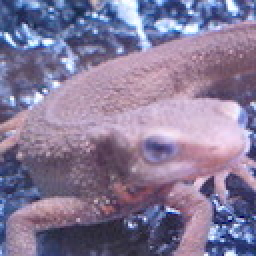
//> input picture assets/imori.jpg, 128 x 128 px (shown 2 times larger)
$ ./real_time_adaptive_contrast_test   (built with g++ and OpenCV 4)
//> lines starting //> are read from the running program, lines starting //| are printed output that depends on the picture
### cpp/advanced/image_enhancement/real_time_adaptive_contrast.hpp
#ifndef REAL_TIME_ADAPTIVE_CONTRAST_HPP
#define REAL_TIME_ADAPTIVE_CONTRAST_HPP

#include <opencv2/opencv.hpp>

namespace ip101 {
namespace advanced {

/**
 * @brief 实时自适应对比度增强算法实现
 * @param src 输入图像
 * @param dst 输出图像
 * @param window_size 局部窗口大小
 * @param clip_limit 对比度限制阈值
 */
void real_time_adaptive_contrast(const cv::Mat& src, cv::Mat& dst,
                               int window_size = 7, double clip_limit = 2.0);

} // namespace advanced
} // namespace ip101

#endif // REAL_TIME_ADAPTIVE_CONTRAST_HPP

### cpp/advanced/image_enhancement/real_time_adaptive_contrast.cpp
#include <advanced/enhancement/real_time_adaptive_contrast.hpp>
#include <cmath>
#include <omp.h>

namespace ip101 {
namespace advanced {

void real_time_adaptive_contrast(const cv::Mat& src, cv::Mat& dst,
                               int window_size, double clip_limit) {
    CV_Assert(!src.empty());

    // 转换到浮点型
    cv::Mat float_src;
    src.convertTo(float_src, CV_32F);

    // 计算局部均值和标准差
    cv::Mat mean, stddev;
    cv::boxFilter(float_src, mean, CV_32F, cv::Size(window_size, window_size),
                 cv::Point(-1,-1), true, cv::BORDER_REFLECT);

    cv::Mat src_squared;
    cv::multiply(float_src, float_src, src_squared);
    cv::Mat mean_squared;
    cv::boxFilter(src_squared, mean_squared, CV_32F, cv::Size(window_size, window_size),
                 cv::Point(-1,-1), true, cv::BORDER_REFLECT);

    cv::Mat variance = mean_squared - mean.mul(mean);
    cv::sqrt(cv::max(variance, 0), stddev);

    // 计算自适应增益
    cv::Mat gain = 1.0 + clip_limit * (stddev / (mean + 1e-6));

    // 应用增益
    cv::Mat result = float_src.mul(gain);

    // 使用OpenMP加速处理
    #pragma omp parallel for
    for(int i = 0; i < result.rows; i++) {
        for(int j = 0; j < result.cols; j++) {
            cv::Vec3f& pixel = result.at<cv::Vec3f>(i, j);
            pixel[0] = cv::saturate_cast<uchar>(pixel[0]);
            pixel[1] = cv::saturate_cast<uchar>(pixel[1]);
            pixel[2] = cv::saturate_cast<uchar>(pixel[2]);
        }
    }

    // 转换回8位图像
    result.convertTo(dst, CV_8UC3);
}

} // namespace advanced
} // namespace ip101

### examples/advanced/real_time_adaptive_contrast_test.cpp
#include <opencv2/opencv.hpp>
#include <iostream>
#include <vector>
#include <chrono>
#include <iomanip>
#include <filesystem>
#include "advanced/enhancement/real_time_adaptive_contrast.hpp"

using namespace cv;
using namespace std;

// Create output directories
void create_output_directories() {
    filesystem::create_directories("output/real_time_adaptive_contrast");
}

// Performance test
void performance_test(const Mat& src) {
    cout << "\n--- Performance Test ---" << endl;

    Mat dst;
    int iterations = 10;

    // Test IP101 algorithm performance
    auto start = chrono::high_resolution_clock::now();
    for (int i = 0; i < iterations; i++) {
        ip101::advanced::real_time_adaptive_contrast(src, dst, 7, 2.0);
    }
    auto end = chrono::high_resolution_clock::now();
    auto duration = chrono::duration_cast<chrono::microseconds>(end - start);

    double avg_time = duration.count() / (double)iterations;
    double fps = 1000000.0 / avg_time;

    cout << "IP101 Real-time Adaptive Contrast - Average time: " << fixed << setprecision(2)
         << avg_time / 1000.0 << " ms, FPS: " << fps << endl;

    // Test OpenCV CLAHE algorithm performance
    Mat opencv_result;
    Ptr<CLAHE> clahe = createCLAHE(2.0, Size(7, 7));
    start = chrono::high_resolution_clock::now();
    for (int i = 0; i < iterations; i++) {
        clahe->apply(src, opencv_result);
    }
    end = chrono::high_resolution_clock::now();
    duration = chrono::duration_cast<chrono::microseconds>(end - start);

    avg_time = duration.count() / (double)iterations;
    fps = 1000000.0 / avg_time;

    cout << "OpenCV CLAHE - Average time: " << fixed << setprecision(2)
         << avg_time / 1000.0 << " ms, FPS: " << fps << endl;
}

// Parameter effect test
// [155 lines left out: functions parameter_effect_test, visualization_test, special_scenario_test, quality_assessment, not called in this run]

int main(int argc, char** argv) {
    cout << "=== Real-time Adaptive Contrast Algorithm Test ===" << endl;

    // Create output directory
    create_output_directories();

    string image_path = (argc > 1) ? argv[1] : "assets/imori.jpg";
    Mat src = imread(image_path);
//> src is the input picture: 128 rows x 128 cols, CV_8UC3; mean B, G, R 152.8, 121.8, 134.1
    if (src.empty()) {
        cerr << "Error: Cannot load image " << image_path << endl;
        return -1;
    }

    cout << "Image size: " << src.cols << "x" << src.rows << endl;
//| Image size: 128x128

    // Execute various tests
    performance_test(src);
//> the loop in performance_test, `for (int i = 0; i < iterations; i++)` made 10 passes
//> pass 1, in real_time_adaptive_contrast, `cv::boxFilter(float_src, mean, CV_32F, cv::Size(window_size, window_si..`:
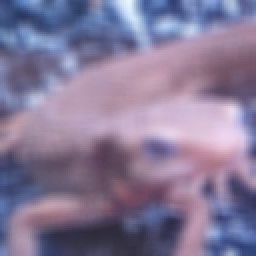
//> mean: 128 rows x 128 cols, CV_32FC3 (shown 2 times larger); mean B, G, R 152.8, 121.8, 134.1
//> pass 1, in real_time_adaptive_contrast, `cv::multiply(float_src, float_src, src_squared);`:
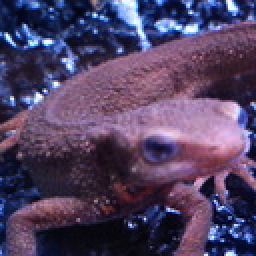
//> src_squared: 128 rows x 128 cols, CV_32FC3 (shown 2 times larger); mean B, G, R 25427, 17006, 20936.3; drawn with min black and max white
//> pass 1, in real_time_adaptive_contrast, `cv::boxFilter(src_squared, mean_squared, CV_32F, cv::Size(window_size,..`:
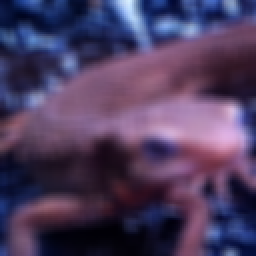
//> mean_squared: 128 rows x 128 cols, CV_32FC3 (shown 2 times larger); mean B, G, R 25427, 17006, 20936.2; drawn with min black and max white
//> after the loop in performance_test, `for (int i = 0; i < iterations; i++)`:
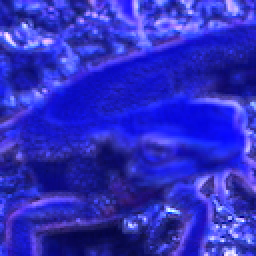
//> dst: 128 rows x 128 cols, CV_8UC3 (shown 2 times larger); mean B, G, R 190.9, 45.6, 46.5
//> (the run ends here: the program stops with an error, at `clahe->apply(src, opencv_result);`)

$ run again, with assets/1.jpg copied over assets/imori.jpg
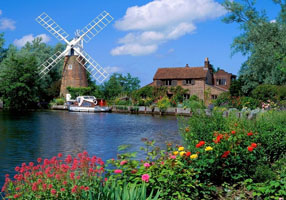
//> input picture assets/1.jpg, 286 x 200 px
//> src is the input picture: 200 rows x 286 cols, CV_8UC3; mean B, G, R 112.6, 108.2, 82.1
//| Image size: 286x200
//> the loop in performance_test, `for (int i = 0; i < iterations; i++)` made 10 passes
//> pass 1, in real_time_adaptive_contrast, `cv::boxFilter(src_squared, mean_squared, CV_32F, cv::Size(window_size,..`:
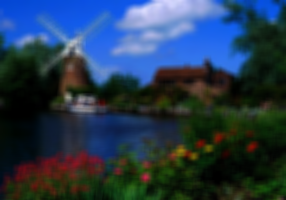
//> mean_squared: 200 rows x 286 cols, CV_32FC3; mean B, G, R 19454.9, 14292.7, 9314.4; drawn with min black and max white
//> after the loop in performance_test, `for (int i = 0; i < iterations; i++)`:
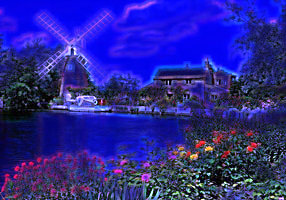
//> dst: 200 rows x 286 cols, CV_8UC3; mean B, G, R 146.6, 38.9, 42.6

$ run again, with assets/3.jpg copied over assets/imori.jpg
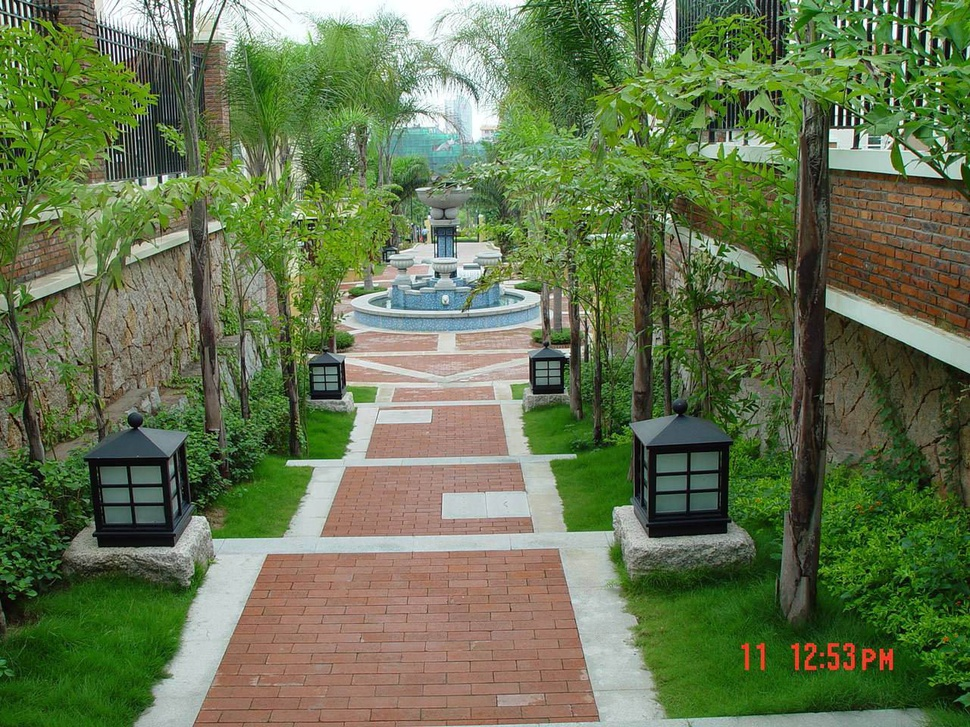
//> input picture assets/3.jpg, 970 x 727 px, shrunk from 1280 x 960 before the run
//> src is the input picture: 727 rows x 970 cols, CV_8UC3; mean B, G, R 79.4, 116.8, 101.5
//| Image size: 970x727
//> the loop in performance_test, `for (int i = 0; i < iterations; i++)` made 10 passes
//> pass 1, in real_time_adaptive_contrast, `cv::boxFilter(src_squared, mean_squared, CV_32F, cv::Size(window_size,..`:
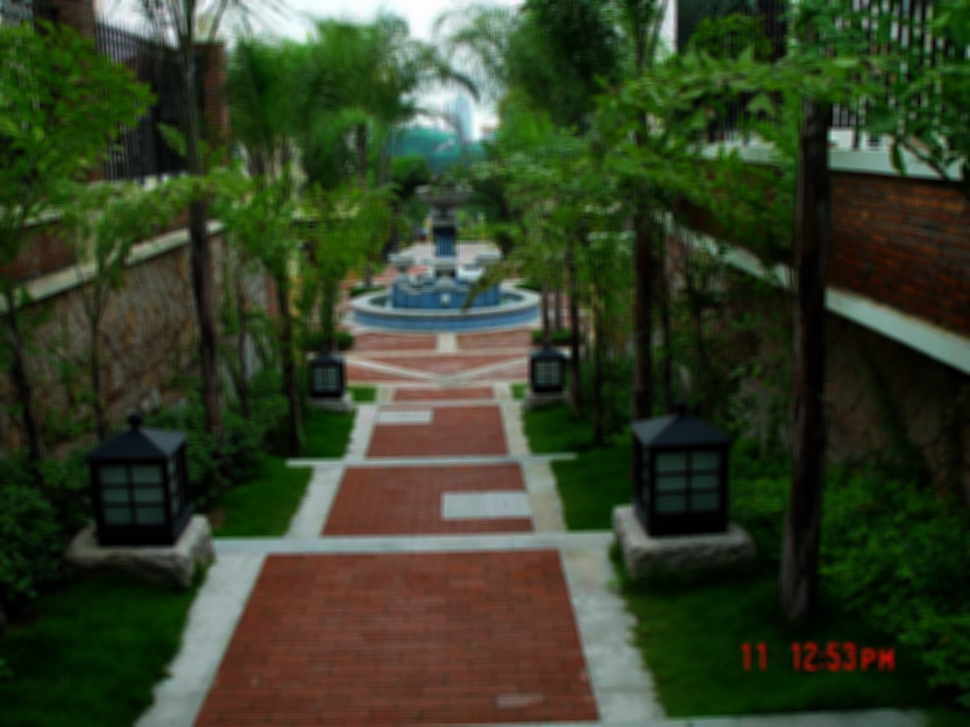
//> mean_squared: 727 rows x 970 cols, CV_32FC3; mean B, G, R 10143.7, 16225.9, 13644.3; drawn with min black and max white
//> after the loop in performance_test, `for (int i = 0; i < iterations; i++)`:
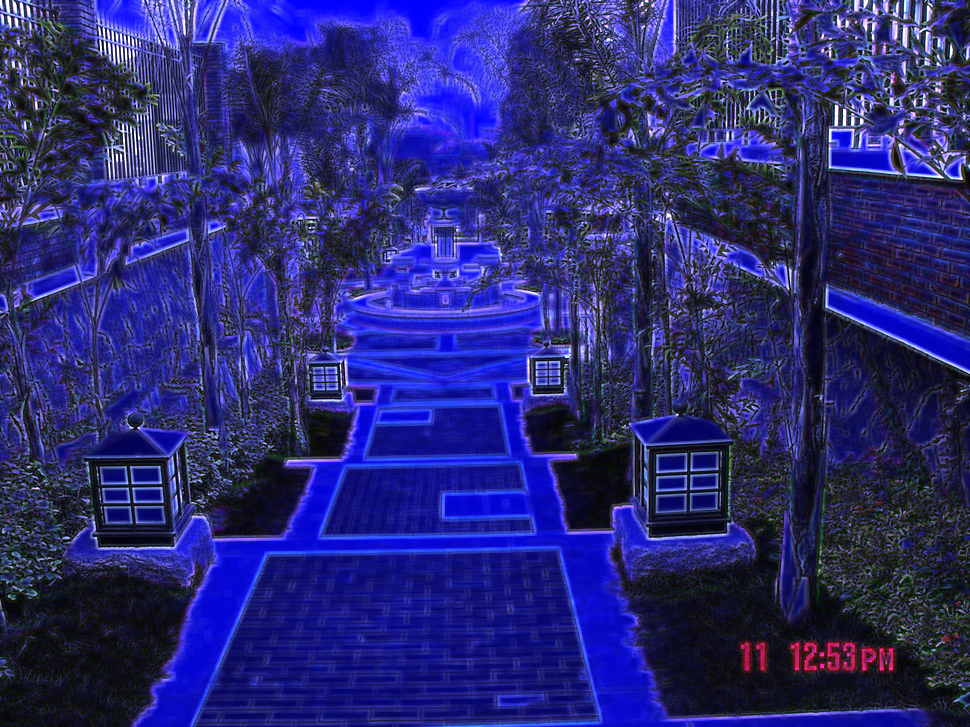
//> dst: 727 rows x 970 cols, CV_8UC3; mean B, G, R 117.8, 41.8, 41.5

$ run again, with assets/2.png saved as assets/imori.jpg
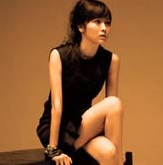
//> input picture assets/2.png, 163 x 165 px
//> src is the input picture: 165 rows x 163 cols, CV_8UC3; mean B, G, R 52.6, 95.2, 148
//| Image size: 163x165
//> the loop in performance_test, `for (int i = 0; i < iterations; i++)` made 10 passes
//> pass 1, in real_time_adaptive_contrast, `cv::boxFilter(src_squared, mean_squared, CV_32F, cv::Size(window_size,..`:
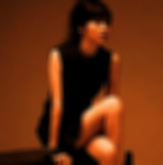
//> mean_squared: 165 rows x 163 cols, CV_32FC3; mean B, G, R 3822.9, 11641.5, 26935.9; drawn with min black and max white
//> after the loop in performance_test, `for (int i = 0; i < iterations; i++)`:
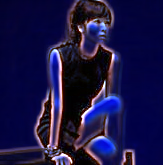
//> dst: 165 rows x 163 cols, CV_8UC3; mean B, G, R 69, 21.5, 26.8
